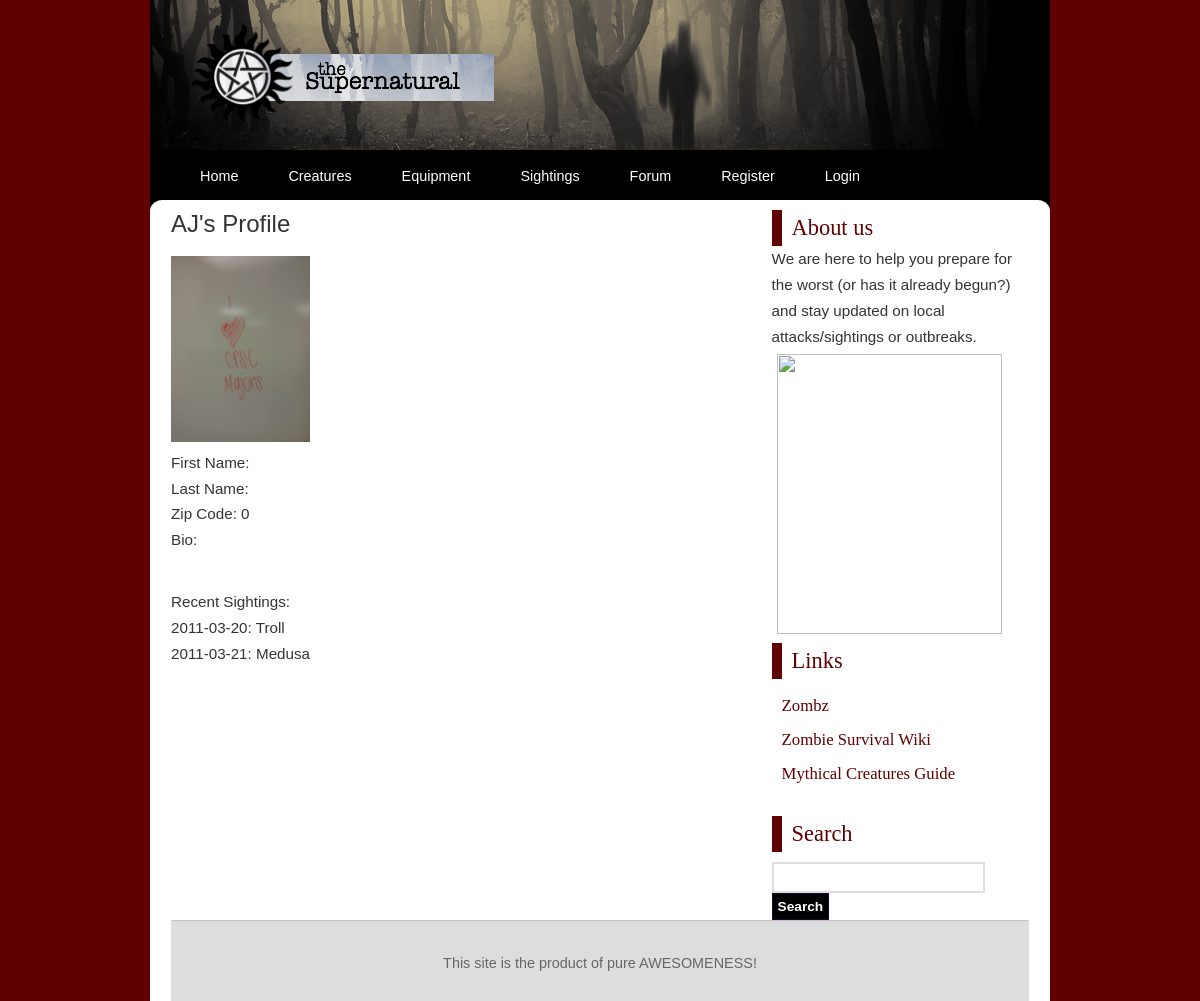
Screenshot of /profile.php?id=2 with the database file from the repository.
### tables this page shows
CREATE TABLE IF NOT EXISTS `users` (
  `id` int(11) NOT NULL AUTO_INCREMENT,
  `username` varchar(12) NOT NULL,
  `password` varchar(50) NOT NULL,
  `zipcode` int(11) NOT NULL,
  `firstname` varchar(50),
  `lastname` varchar(50),
  `bio` blob,
  `pic` blob,
  PRIMARY KEY (`id`),
  INDEX (`username`)
);

CREATE TABLE IF NOT EXISTS `sightings` (
  `id` int(11) NOT NULL AUTO_INCREMENT,
  `name` varchar(50) NOT NULL default 'John Doe',
  `date` date NOT NULL,
  `city` varchar(50) NOT NULL default 'Not Listed',
  `state` varchar(2) NOT NULL,
  `experience` blob NOT NULL,
  `action` blob NOT NULL,
  PRIMARY KEY (`id`),
  INDEX (`name`, `date`, `city`, `state`)
);

CREATE TABLE IF NOT EXISTS `creatureBio` (
  `id` int(11) NOT NULL AUTO_INCREMENT,
  `name` varchar(12) NOT NULL,
  `food` varchar(50) NOT NULL,
  `locale` varchar(50) NOT NULL,
  `weakness` blob NOT NULL,
  `powers` blob NOT NULL,
  PRIMARY KEY (`id`)
);

### profile.php (the view, shortened to what this page needs)
<!DOCTYPE html PUBLIC "-//W3C//DTD XHTML 1.0 Strict//EN" "http://www.w3.org/TR/xhtml1/DTD/xhtml1-strict.dtd">
<html xmlns="http://www.w3.org/1999/xhtml">
<head>
<link rel="stylesheet" href="styles.css" type="text/css" />
</head>
<body>
<?php
include('header.php');
?>
<?php
include ('db_connect.php');
$id=mysqli_real_escape_string($db, trim($_GET['id']));
$query="SELECT * FROM users WHERE id= '$id'";
$result=mysqli_query($db, $query);
$row=mysqli_fetch_array($result);
$zip=$row['zipcode'];
$bio=$row['bio'];
$firstname=$row['firstname'];
$lastname=$row['lastname'];
$username=$row['username'];
$pic=$row['pic'];
?>
<div id="wrap">
	<div class="pagewrapper">
		<div class="innerpagewrapper">
			<div class="page">
				<div class="content">
<h3><?php echo $username ?>'s Profile</h3>
<br/>
<?php
if (isset($pic)){
?>
<p><img src="<?php echo $pic ?>" /></p>
<?php
}
else{
?>
<p><img src='http://localhost/theSupernatural/profilePictures/default.jpg' height="25%" width="25%" /></p>
<?php
}
?>
<p>First Name: <?php echo $firstname; ?></p>
<p>Last Name: <?php echo $lastname; ?></p>
<p>Zip Code: <?php echo $zip; ?></p>
<p>Bio: <?php echo $bio; ?> </p>
<br/> <br/>
<p>Recent Sightings: <br/>
<?php
	$thename=$row['username'];
	$query2="SELECT * FROM sightings WHERE name='$thename'";
	$result2= mysqli_query($db, $query2)or die("Error Querying Database5");
	while($row2 = mysqli_fetch_array($result2)) {
			echo $row2['date'];
			echo ": ";
			$sid=$row2['id'];
			$query3 = "SELECT creatureBio.name FROM creatureToSight INNER JOIN creatureBio ON creatureToSight.creatureId=creatureBio.id WHERE creatureToSight.sightingId='$sid'";
			$result3= mysqli_query($db, $query3)or die("Error Querying Database5");
			$row3= mysqli_fetch_array($result3);
			echo $row3['name'];
			echo "<br />";
		}
?>
</p>
</div>
</div>
</div>
</div>
</div>
</body>
</html>

### styles.css (style rules this page uses)
* { margin:0; padding:0; }
body { background:#600000 none repeat-x scroll top left; margin:0 auto; padding:0; font-family:Arial, Helvetica, sans-serif; width: 1000px; }
div#wrap { width:90%; margin:0 auto; padding:0 10px; }
div.centerimg { margin:0 auto; padding:5px; }
h3 { font-size:1.5em; font-family:'Lucida Sans Unicode','Lucida Grande',verdana,sans-serif; font-weight:normal; color:#333333; }
h4 { color:#600000 ; font-family:Georgia, "Times New Roman", Times, serif; font-size:1.4em; font-weight:normal; padding:5px 5px 5px 10px; border-left:10px solid #600000 ; }
p { margin-bottom:102x; line-height:1.7em; font-size:0.95em; color:#333333; }
ul { padding:0 0 20px 35px; }
form input, form textarea { border:2px solid #dddddd; padding:5px; color:#666666; font-family:Arial, Helvetica, sans-serif; font-size:1.0em; }
form input.formbutton { background:#000000; // url('images/navbg.jpg') repeat-x scroll bottom left; color:#ffffff; font-size:0.9em; border:1px solid #220033; font-weight:bold; font-family:Verdana, Arial, Helvetica, sans-serif; }
a { color:#600000 ; }
div.pagewrapper { margin:0 auto; background:#ffffff url('images/content-bg-right2.png') no-repeat scroll top right; }
div.innerpagewrapper { background:#ffffff url('images/content-bg-left2.png') no-repeat scroll top left; margin:0 11px 0 0; }
div.page { margin:0 0 0 11px; background-color:#ffffff; padding:10px 10px 0 10px; }
div.page ul { list-style:square; font-size:0.95em; }
div.page ul li { padding:3px 0; }
div.content { width:65%; float:left; }
div.sidebar { width:30%; float:right; }
div.sidebar ul { list-style:none; padding:10px 10px 25px 10px; }
div.sidebar ul li { padding:7px 0; }
div.sidebar ul li a { font-family:Georgia, "Times New Roman", Times, serif; text-decoration:none; font-size:1.1em; }
div.footer { clear:both; margin-top:10px; border-top:1px solid #c6c6c6; background:#dddddd url('images/footerbg.png') repeat-x scroll bottom left; height:80px; }
div.footer p { text-align:center; color:#666666; padding-top:30px; font-size:0.9em; font-family:"Trebuchet MS", Verdana, Arial; }
form.searchform { padding-top:10px; }

### rows the page displays
users: username "AJ", zipcode "0"
sightings: date "2011-03-20", creaturebio.name "Troll"
sightings: date "2011-03-21", creaturebio.name "Medusa"
